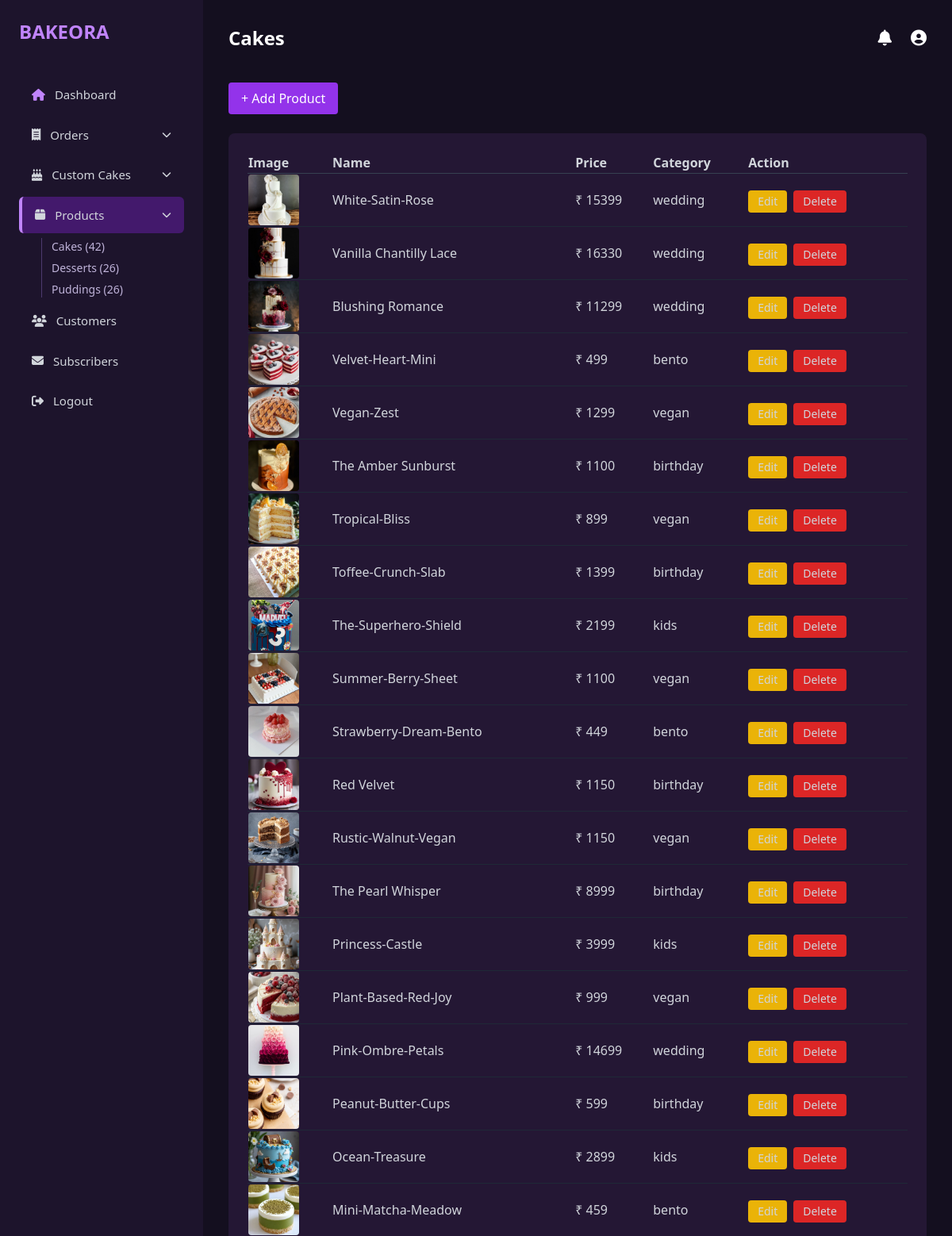
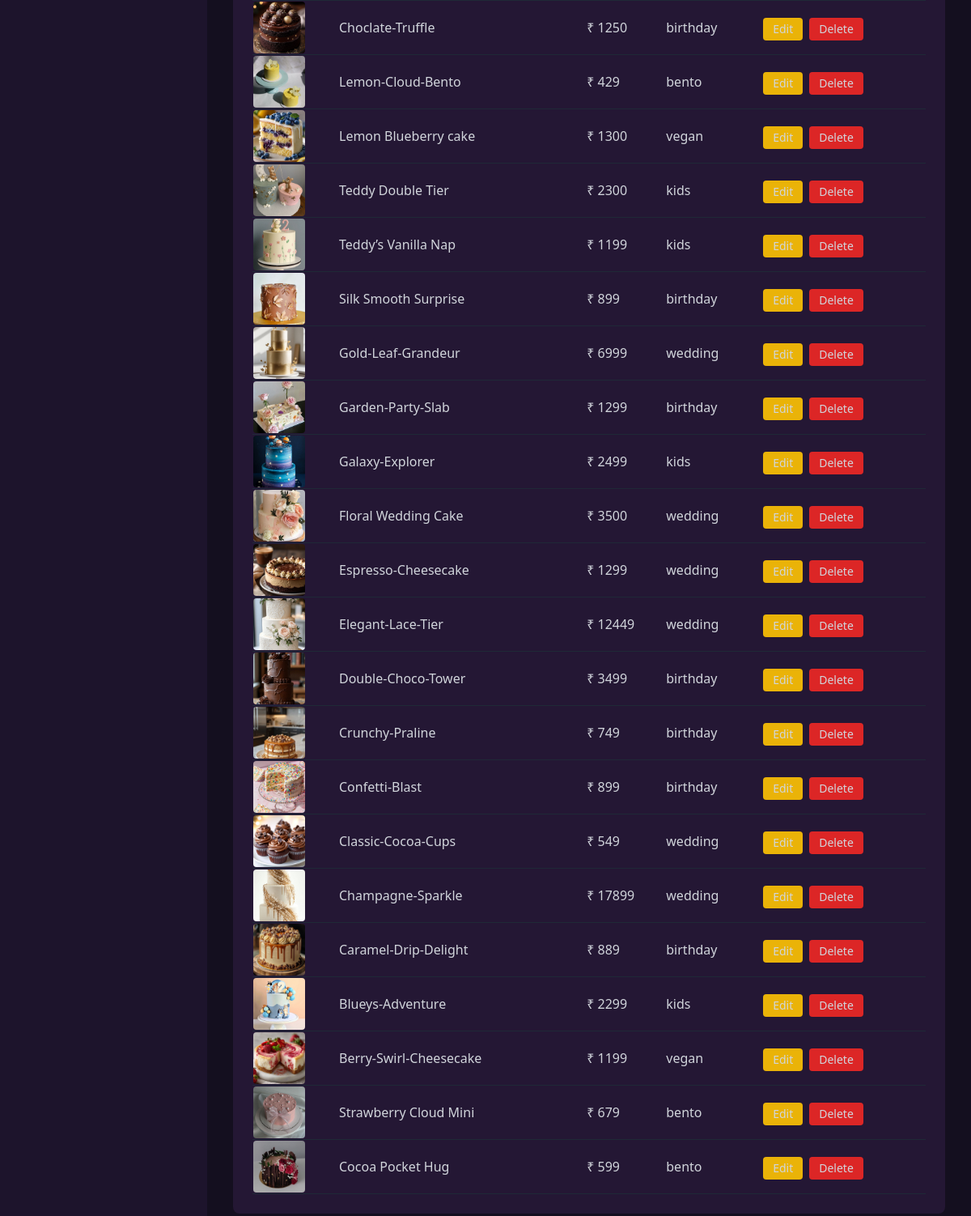
Page /adminpanel/products/cakes/ (signed in) on the committed database (2 pictures, top to bottom).
### products/models.py (models this page shows, shortened)
class Cake(models.Model):
    name = models.CharField(max_length=150)
    image = models.ImageField(upload_to='cakes/')
    price = models.IntegerField()
    category = models.CharField(
        max_length=50,
        choices=[
            ('wedding', 'Wedding'),
            ('birthday', 'Birthday'),
            ('bento', 'Bento'),
            ('vegan', 'Vegan'),
            ('kids', 'Kids'),
        ]
    )
    FLAVOR_CHOICES = [
    ('chocolate','Chocolate'),
    ('vanilla','Vanilla'),
    ('red-velvet','Red Velvet'),
    ('butterscotch','Butterscotch'),
    ('fruit-cakes','Fruit Cakes'),
    ('cheese_cakes','Cheese Cakes'),
]
    STRUCTURE_CHOICES = [
    ('single','Single Tier'),
    ('double','Double Tier'),
    ('trible','Trible Tier'),
    ('cupcakes','Cup Cakes'),
    ('sheetcakes','Sheet Cakes'),
    ('spongecakes','Sponge Cakes'),
    ('themecakes','Theme Cakes'),
    ]
    flavor = models.CharField(max_length=50, choices=FLAVOR_CHOICES)
    structure = models.CharField(max_length=50, choices=STRUCTURE_CHOICES)

### adminpanel/views.py (the view)
    @login_required(login_url='login')
    @user_passes_test(admin_check, login_url='login')
    def wrapper(request, *args, **kwargs):
        return view_func(request, *args, **kwargs)

### accounts/context_processors.py (called while the page is built)
def notification_count(request):
    if request.user.is_authenticated:
        count = Notifications.objects.filter(
            user=request.user,
            is_read=False
        ).count()
        return {"unread_notifications_count": count}
    return {}

### adminpanel/views.py (called while the page is built)
def admin_check(user):
    return user.is_superuser

def admin_required(view_func):
    @login_required(login_url='login')
    @user_passes_test(admin_check, login_url='login')
    def wrapper(request, *args, **kwargs):
        return view_func(request, *args, **kwargs)
    return wrapper

@admin_required
def admin_cakes(request):
    products = Cake.objects.all().order_by('-id')
    return render(request, "adminpanel/products.html", {
        "products": products,
        "title": "Cakes",
        "type": "cake"
    })

### ecommerce/context_processors.py (called while the page is built)
def cart_count(request):
    if request.user.is_authenticated:
        cart = Cart.objects.filter(user=request.user).first()
        if cart:
            return {
                "cart_count": sum(
                    item.quantity for item in cart.items.all()
                )
            }
        return {"cart_count": 0}
    session_cart = request.session.get("cart", {})
    count = sum(item["quantity"] for item in session_cart.values())
    return {"cart_count": count}

### ecommerce/templates/adminpanel/products.html
{% extends "adminpanel/base.html" %}
{% block page_title %}
{{ title }}
{% endblock %}
{% block content %}
<div class="flex  mb-6">
<a href="{% url 'add_product' type %}"
class="bg-purple-600 px-4 py-2 rounded hover:bg-purple-500">
+ Add Product
</a>
</div>
<div class="card p-6 rounded-lg">
<table class="w-full text-left">
<thead class="border-b border-gray-700 text-gray-300">
<tr>
<th>Image</th>
<th>Name</th>
<th>Price</th>
<th>Category</th>
<th>Action</th>
</tr>
</thead>
<tbody class="text-gray-300">
{% for product in products %}
<tr class="border-b border-gray-800">
<td>
<img src="{{ product.image.url }}" class="w-16 h-16 object-cover rounded">
</td>
<td>{{ product.name }}</td>
<td>₹ {{ product.price }}</td>
<td>
{% if type == "cake" %}
{{ product.category }}
{% elif type == "dessert" %}
{{ product.get_category_display }}
{% elif type == "pudding" %}
{{ product.style }}
{% endif %}
</td>
<td class="flex gap-2 mt-5" >
<a href="{% url 'edit_product' type product.id %}"
class="bg-yellow-500 px-3 py-1 text-sm rounded hover:bg-yellow-400">
Edit
</a>
<a href="{% url 'delete_product' type product.id %}"
class="bg-red-600 px-3 py-1 text-sm rounded hover:bg-red-500">
Delete
</a>
</td>
</tr>
{% empty %}
<tr>
<td colspan="4" class="text-center py-6 text-gray-400">
No products found
</td>
</tr>
{% endfor %}
</tbody>
</table>
</div>
{% endblock %}

### ecommerce/templates/adminpanel/base.html (style rules this page uses)
body { background:#140f1f; color:white; }
.card { background:#241734; }

### rows in the picture
Cake: image (picture), name "White-Satin-Rose", price "15399", category "wedding"
Cake: image (picture), name "Vanilla Chantilly Lace", price "16330", category "wedding"
Cake: image (picture), name "Blushing Romance", price "11299", category "wedding"
Cake: image (picture), name "Velvet-Heart-Mini", price "499", category "bento"
Cake: image (picture), name "Vegan-Zest", price "1299", category "vegan"
Cake: image (picture), name "The Amber Sunburst", price "1100", category "birthday"
Cake: image (picture), name "Tropical-Bliss", price "899", category "vegan"
Cake: image (picture), name "Toffee-Crunch-Slab", price "1399", category "birthday"
Cake: image (picture), name "The-Superhero-Shield", price "2199", category "kids"
Cake: image (picture), name "Summer-Berry-Sheet", price "1100", category "vegan"
Cake: image (picture), name "Strawberry-Dream-Bento", price "449", category "bento"
Cake: image (picture), name "Red Velvet", price "1150", category "birthday"
Cake: image (picture), name "Rustic-Walnut-Vegan", price "1150", category "vegan"
Cake: image (picture), name "The Pearl Whisper", price "8999", category "birthday"
Cake: image (picture), name "Princess-Castle", price "3999", category "kids"
Cake: image (picture), name "Plant-Based-Red-Joy", price "999", category "vegan"
Cake: image (picture), name "Pink-Ombre-Petals", price "14699", category "wedding"
Cake: image (picture), name "Peanut-Butter-Cups", price "599", category "birthday"
Cake: image (picture), name "Ocean-Treasure", price "2899", category "kids"
Cake: image (picture), name "Mini-Matcha-Meadow", price "459", category "bento"
Cake: image (picture), name "Choclate-Truffle", price "1250", category "birthday"
Cake: image (picture), name "Lemon-Cloud-Bento", price "429", category "bento"
Cake: image (picture), name "Lemon Blueberry cake", price "1300", category "vegan"
Cake: image (picture), name "Teddy Double Tier", price "2300", category "kids"
Cake: image (picture), name "Teddy’s Vanilla Nap", price "1199", category "kids"
Cake: image (picture), name "Silk Smooth Surprise", price "899", category "birthday"
Cake: image (picture), name "Gold-Leaf-Grandeur", price "6999", category "wedding"
Cake: image (picture), name "Garden-Party-Slab", price "1299", category "birthday"
Cake: image (picture), name "Galaxy-Explorer", price "2499", category "kids"
Cake: image (picture), name "Floral Wedding Cake", price "3500", category "wedding"
Cake: image (picture), name "Espresso-Cheesecake", price "1299", category "wedding"
Cake: image (picture), name "Elegant-Lace-Tier", price "12449", category "wedding"
Cake: image (picture), name "Double-Choco-Tower", price "3499", category "birthday"
Cake: image (picture), name "Crunchy-Praline", price "749", category "birthday"
Cake: image (picture), name "Confetti-Blast", price "899", category "birthday"
Cake: image (picture), name "Classic-Cocoa-Cups", price "549", category "wedding"
Cake: image (picture), name "Champagne-Sparkle", price "17899", category "wedding"
Cake: image (picture), name "Caramel-Drip-Delight", price "889", category "birthday"
Cake: image (picture), name "Blueys-Adventure", price "2299", category "kids"
Cake: image (picture), name "Berry-Swirl-Cheesecake", price "1199", category "vegan"
Cake: image (picture), name "Strawberry Cloud Mini", price "679", category "bento"
Cake: image (picture), name "Cocoa Pocket Hug", price "599", category "bento"

### other values in the picture
{{ cakes_count }} "42"
{{ desserts_count }} "26"
{{ puddings_count }} "26"
{{ title }} "Cakes"
